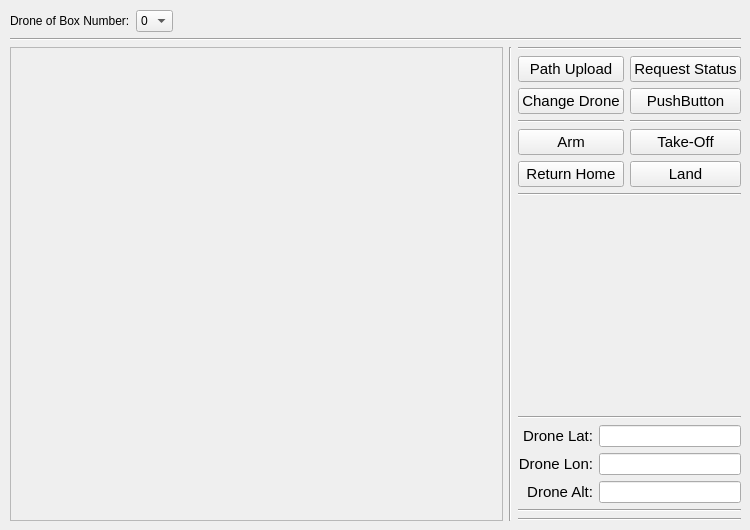
            <widget class="QWidget" name="drone_tab">
             <attribute name="icon">
              <iconset resource="../resources/resources.qrc">
               <normaloff>:/images/icons/drone.png</normaloff>:/images/icons/drone.png</iconset>
             </attribute>
             <attribute name="title">
              <string>Drone</string>
             </attribute>
             <widget class="QWidget" name="verticalLayoutWidget_2">
              <property name="geometry">
               <rect>
                <x>10</x>
                <y>10</y>
                <width>731</width>
                <height>511</height>
               </rect>
              </property>
              <layout class="QVBoxLayout" name="verticalLayout_4" stretch="0,0,10">
               <item>
                <layout class="QHBoxLayout" name="horizontalLayout_8">
                 <item>
                  <widget class="QLabel" name="current_drone_label">
                   <property name="text">
                    <string>Drone of Box Number:</string>
                   </property>
                  </widget>
                 </item>
                 <item>
                  <widget class="QComboBox" name="comboBox">
                   <item>
                    <property name="text">
                     <string>0</string>
                    </property>
                   </item>
                   <item>
                    <property name="text">
                     <string>1</string>
                    </property>
                   </item>
                   <item>
                    <property name="text">
                     <string>2</string>
                    </property>
                   </item>
                   <item>
                    <property name="text">
                     <string>3</string>
                    </property>
                   </item>
                  </widget>
                 </item>
                 <item>
                  <widget class="QLabel" name="color_drone_label">
                   <property name="sizePolicy">
                    <sizepolicy hsizetype="Fixed" vsizetype="Fixed">
                     <horstretch>0</horstretch>
                     <verstretch>0</verstretch>
                    </sizepolicy>
                   </property>
                   <property name="minimumSize">
                    <size>
                     <width>30</width>
                     <height>0</height>
                    </size>
                   </property>
                   <property name="text">
                    <string/>
                   </property>
                  </widget>
                 </item>
                 <item>
                  <spacer name="horizontalSpacer_2">
                   <property name="orientation">
                    <enum>Qt::Horizontal</enum>
                   </property>
                   <property name="sizeHint" stdset="0">
                    <size>
                     <width>40</width>
                     <height>20</height>
                    </size>
                   </property>
                  </spacer>
                 </item>
                </layout>
               </item>
               <item>
                <widget class="Line" name="line_7">
                 <property name="orientation">
                  <enum>Qt::Horizontal</enum>
                 </property>
                </widget>
               </item>
               <item>
                <layout class="QHBoxLayout" name="horizontalLayout_9" stretch="2,0,0">
                 <item>
                  <widget class="QFrame" name="frame_2">
                   <property name="frameShape">
                    <enum>QFrame::StyledPanel</enum>
                   </property>
                   <property name="frameShadow">
                    <enum>QFrame::Raised</enum>
                   </property>
                  </widget>
                 </item>
                 <item>
                  <widget class="Line" name="line_15">
                   <property name="orientation">
                    <enum>Qt::Vertical</enum>
                   </property>
                  </widget>
                 </item>
                 <item>
                  <layout class="QVBoxLayout" name="verticalLayout_5" stretch="0,10,0,0,0,0,0,0">
                   <item>
                    <widget class="Line" name="line_10">
                     <property name="orientation">
                      <enum>Qt::Horizontal</enum>
                     </property>
                    </widget>
                   </item>
                   <item>
                    <layout class="QGridLayout" name="gridLayout_3">
                     <item row="3" column="0">
                      <widget class="QPushButton" name="pushButton">
                       <property name="font">
                        <font>
                         <pointsize>11</pointsize>
                         <weight>50</weight>
                         <bold>false</bold>
                        </font>
                       </property>
                       <property name="text">
                        <string>Arm</string>
                       </property>
                      </widget>
                     </item>
                     <item row="0" column="1">
                      <widget class="QPushButton" name="pushButton_6">
                       <property name="font">
                        <font>
                         <pointsize>11</pointsize>
                         <weight>50</weight>
                         <bold>false</bold>
                        </font>
                       </property>
                       <property name="text">
                        <string>Request Status</string>
                       </property>
                      </widget>
                     </item>
                     <item row="0" column="0">
                      <widget class="QPushButton" name="pushButton_5">
                       <property name="font">
                        <font>
                         <pointsize>11</pointsize>
                         <weight>50</weight>
                         <bold>false</bold>
                        </font>
                       </property>
                       <property name="text">
                        <string>Path Upload</string>
                       </property>
                      </widget>
                     </item>
                     <item row="2" column="0">
                      <widget class="Line" name="line_12">
                       <property name="orientation">
                        <enum>Qt::Horizontal</enum>
                       </property>
                      </widget>
                     </item>
                     <item row="2" column="1">
                      <widget class="Line" name="line_11">
                       <property name="orientation">
                        <enum>Qt::Horizontal</enum>
                       </property>
                      </widget>
                     </item>
                     <item row="4" column="1">
                      <widget class="QPushButton" name="pushButton_2">
                       <property name="font">
                        <font>
                         <pointsize>11</pointsize>
                         <weight>50</weight>
                         <bold>false</bold>
                        </font>
                       </property>
                       <property name="text">
                        <string>Land</string>
                       </property>
                      </widget>
                     </item>
                     <item row="4" column="0">
                      <widget class="QPushButton" name="pushButton_4">
                       <property name="font">
                        <font>
                         <pointsize>11</pointsize>
                         <weight>50</weight>
                         <bold>false</bold>
                        </font>
                       </property>
                       <property name="text">
                        <string>Return Home</string>
                       </property>
                      </widget>
                     </item>
                     <item row="3" column="1">
                      <widget class="QPushButton" name="pushButton_3">
                       <property name="font">
                        <font>
                         <pointsize>11</pointsize>
                         <weight>50</weight>
                         <bold>false</bold>
                        </font>
                       </property>
                       <property name="text">
                        <string>Take-Off</string>
                       </property>
                      </widget>
                     </item>
                     <item row="1" column="0">
                      <widget class="QPushButton" name="pushButton_8">
                       <property name="font">
                        <font>
                         <pointsize>11</pointsize>
                         <weight>50</weight>
                         <bold>false</bold>
                        </font>
                       </property>
                       <property name="text">
                        <string>Change Drone</string>
                       </property>
                      </widget>
                     </item>
                     <item row="1" column="1">
                      <widget class="QPushButton" name="pushButton_9">
                       <property name="font">
                        <font>
                         <pointsize>11</pointsize>
                         <weight>50</weight>
                         <bold>false</bold>
                        </font>
                       </property>
                       <property name="text">
                        <string>PushButton</string>
                       </property>
                      </widget>
                     </item>
                    </layout>
                   </item>
                   <item>
                    <widget class="Line" name="line_16">
                     <property name="orientation">
                      <enum>Qt::Horizontal</enum>
                     </property>
                    </widget>
                   </item>
                   <item>
                    <spacer name="verticalSpacer">
                     <property name="orientation">
                      <enum>Qt::Vertical</enum>
                     </property>
                     <property name="sizeHint" stdset="0">
                      <size>
                       <width>20</width>
                       <height>40</height>
                      </size>
                     </property>
                    </spacer>
                   </item>
                   <item>
                    <widget class="Line" name="line_17">
                     <property name="orientation">
                      <enum>Qt::Horizontal</enum>
                     </property>
                    </widget>
                   </item>
                   <item>
                    <layout class="QGridLayout" name="gridLayout_6">
                     <item row="1" column="1">
                      <widget class="QLineEdit" name="longitude_lineEdit"/>
                     </item>
                     <item row="2" column="1">
                      <widget class="QLineEdit" name="altitude_lineEdit"/>
                     </item>
                     <item row="0" column="1">
                      <widget class="QLineEdit" name="latitude_lineEdit"/>
                     </item>
                     <item row="1" column="0">
                      <widget class="QLabel" name="longitude_label">
                       <property name="font">
                        <font>
                         <pointsize>11</pointsize>
                         <weight>50</weight>
                         <bold>false</bold>
                        </font>
                       </property>
                       <property name="text">
                        <string>Drone Lon:</string>
                       </property>
                       <property name="alignment">
                        <set>Qt::AlignRight|Qt::AlignTrailing|Qt::AlignVCenter</set>
                       </property>
                      </widget>
                     </item>
                     <item row="0" column="0">
                      <widget class="QLabel" name="latitude_label">
                       <property name="font">
                        <font>
                         <pointsize>11</pointsize>
                         <weight>50</weight>
                         <bold>false</bold>
                        </font>
                       </property>
                       <property name="text">
                        <string>Drone Lat:</string>
                       </property>
                       <property name="alignment">
                        <set>Qt::AlignRight|Qt::AlignTrailing|Qt::AlignVCenter</set>
                       </property>
                      </widget>
                     </item>
                     <item row="2" column="0">
                      <widget class="QLabel" name="altitude_label">
                       <property name="font">
                        <font>
                         <pointsize>11</pointsize>
                         <weight>50</weight>
                         <bold>false</bold>
                        </font>
                       </property>
                       <property name="text">
                        <string>Drone Alt:</string>
                       </property>
                       <property name="alignment">
                        <set>Qt::AlignRight|Qt::AlignTrailing|Qt::AlignVCenter</set>
                       </property>
                      </widget>
                     </item>
                    </layout>
                   </item>
                   <item>
                    <widget class="Line" name="line_8">
                     <property name="orientation">
                      <enum>Qt::Horizontal</enum>
                     </property>
                    </widget>
                   </item>
                   <item>
                    <widget class="Line" name="line_9">
                     <property name="orientation">
                      <enum>Qt::Horizontal</enum>
                     </property>
                    </widget>
                   </item>
                  </layout>
                 </item>
                </layout>
               </item>
              </layout>
             </widget>
            </widget>
